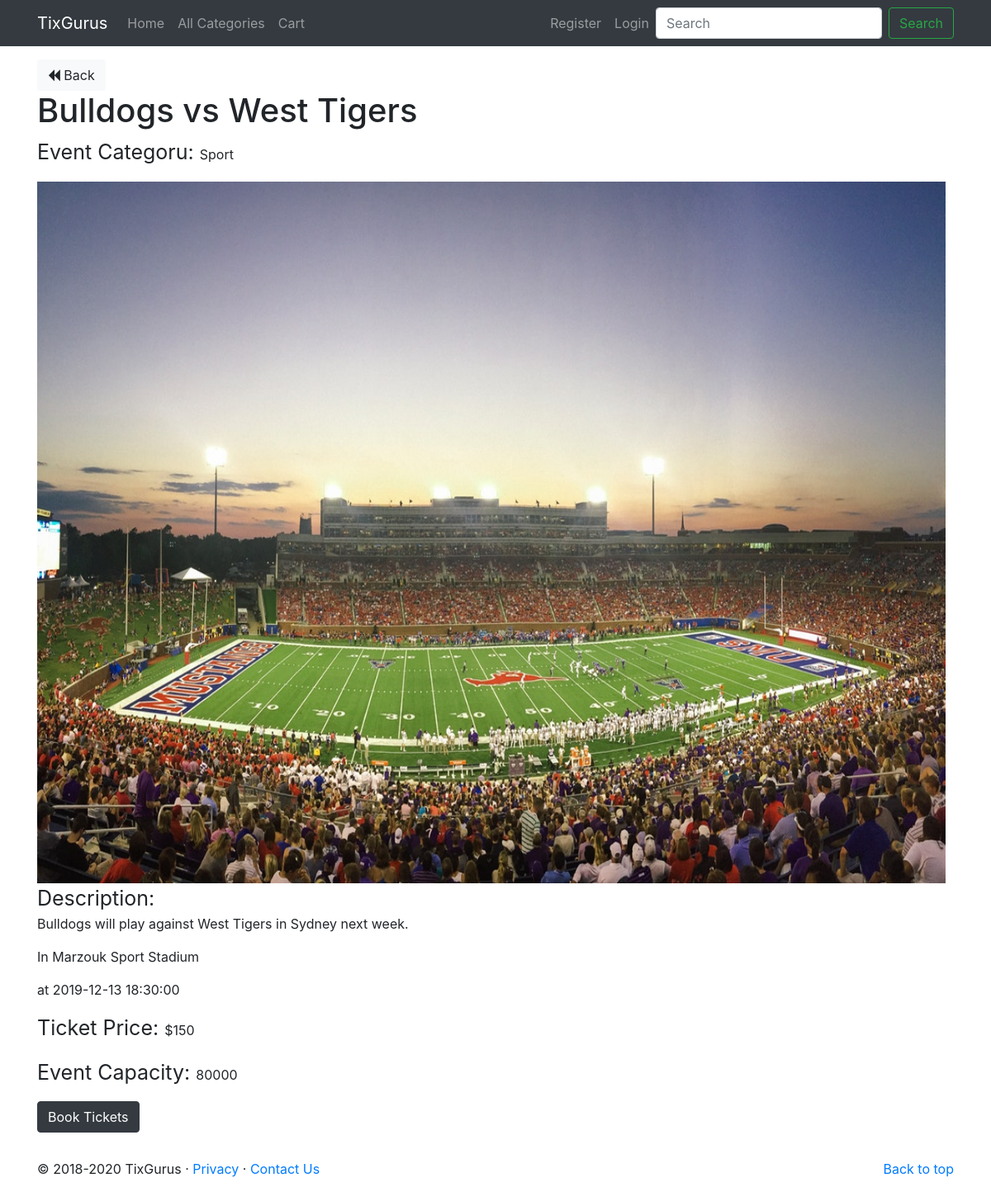
/tixgurus/events/show/66, run on the app's committed database.
### tables this page shows
CREATE TABLE `events` (
  `event_id` int(11) NOT NULL AUTO_INCREMENT,
  `event_title` varchar(100) NOT NULL,
  `event_description` varchar(10000) DEFAULT NULL,
  `event_location` varchar(100) NOT NULL,
  `event_picture` varchar(3000) DEFAULT NULL,
  `event_category` varchar(200) NOT NULL,
  `event_capacity` int(11) NOT NULL,
  `event_date` datetime NOT NULL,
  `supplier_id` int(11) DEFAULT NULL,
  `member_id` int(11) DEFAULT NULL,
  `event_added_at` datetime NOT NULL DEFAULT CURRENT_TIMESTAMP,
  `supplier_name` varchar(255) NOT NULL,
  `event_price` int(255) NOT NULL,
  `seat_map` varchar(255) DEFAULT NULL,
  PRIMARY KEY (`event_id`),
  KEY `supplier_id` (`supplier_id`),
  CONSTRAINT `events_ibfk_1` FOREIGN KEY (`supplier_id`) REFERENCES `suppliers` (`supplier_id`)
);

### tixgurus/app/libraries/Core.php (called while the page is built, shortened)
<?php
  class Core {
    protected $currentMethod = 'index';
    public function __construct(){
      $url = $this->getUrl();
      if(file_exists('../app/controllers/' . ucwords($url[0]). '.php')){
        unset($url[0]);
      }
      $this->currentController = new $this->currentController;
      if(isset($url[1])){
        if(method_exists($this->currentController, $url[1])){
          $this->currentMethod = $url[1];
          unset($url[1]);
        }
      }
      $this->params = $url ? array_values($url) : [];
      call_user_func_array([$this->currentController, $this->currentMethod], $this->params);
    }
    public function getUrl(){
      if(isset($_GET['url'])){
        $url = rtrim($_GET['url'], '/');
        $url = filter_var($url, FILTER_SANITIZE_URL);
        $url = explode('/', $url);
        return $url;
      }
    }
  }

### tixgurus/public/index.php (called while the page is built, shortened)
<?php
  $init = new Core;

### tixgurus/app/libraries/Database.php (called while the page is built, shortened)
<?php
  class Database {
    private $host = DB_HOST;
    private $user = DB_USER;
    private $pass = DB_PASS;
    private $dbname = DB_NAME;
    private $dbh;
    private $stmt;
    public function __construct(){
      $dsn = 'mysql:host=' . $this->host . ';dbname=' . $this->dbname;
      $options = array(
        PDO::ATTR_PERSISTENT => true,
        PDO::ATTR_ERRMODE => PDO::ERRMODE_EXCEPTION
      );
      try{
        $this->dbh = new PDO($dsn, $this->user, $this->pass, $options);
      } catch(PDOException $e){
        $this->error = $e->getMessage();
        echo $this->error;
      }
    }
    public function query($sql){
      $this->stmt = $this->dbh->prepare($sql);
    }
    public function bind($param, $value, $type = null){
      if(is_null($type)){
        switch(true){
          default:
            $type = PDO::PARAM_STR;
        }
      }
      $this->stmt->bindValue($param, $value, $type);
    }
    public function execute(){
      return $this->stmt->execute();
    }
    public function single(){
      $this->execute();
      return $this->stmt->fetch(PDO::FETCH_OBJ);
    }
  }

### tixgurus/app/models/Event.php (called while the page is built, shortened)
<?php
class Event{
  private $db;
  public function __construct(){
    $this->db = new Database;
  }
  public function getEventById($event_id){
    $this->db->query('SELECT * FROM events WHERE event_id = :event_id');
    $this->db->bind(':event_id', $event_id);
    $row = $this->db->single();
    return $row;
  }
}

### tixgurus/app/views/pages/show_members.php (the view, shortened to what this page needs)
<?php require APPROOT . '/views/inc/header.php'; ?>
<a href="<?php echo URLROOT ; ?>/events" class="btn btn-light"><i class="fa fa-backward"></i> Back</a>
<br>
<h1><?php echo $data['event']->event_title; ?></h1>
<p><span style="font-size: 25px;">Event Categoru: </span><?php echo $data['event']->event_category; ?></p>
<img src='<?php echo $data['img'] .$data['event']->event_picture   ;?> ' width="1100" height="850">
<p><span style="font-size: 25px;">Description: </span><br><?php echo $data['event']->event_description; ?></p>
<p>In <?php echo $data['event']->event_location; ?></p>
<p>at <?php echo $data['event']->event_date; ?></p>
<p><span style="font-size: 25px;">Ticket Price: </span>$<?php echo $data['event']->event_price; ?></p>
<p><span style="font-size: 25px;">Event Capacity: </span><?php echo $data['event']->event_capacity; ?></p>
<div class="mt-3 mb-5">
<a href="<?php echo URLROOT; ?>/pages/book/<?php echo $data['event']->event_id ;?>" class="btn btn-dark">Book Tickets</a></div>
<br>
<?php require APPROOT . '/views/inc/footer.php'; ?>

### data on the page
events: event_title "Bulldogs vs West Tigers", event_category "Sport", event_picture (picture), event_description "Bulldogs will play against West Tigers in Sydney next week.", event_location "Marzouk Sport Stadium", event_date "2019-12-13 18:30:00", event_price "150", event_capacity "80000"

### other printed values
SITENAME "TixGurus"
